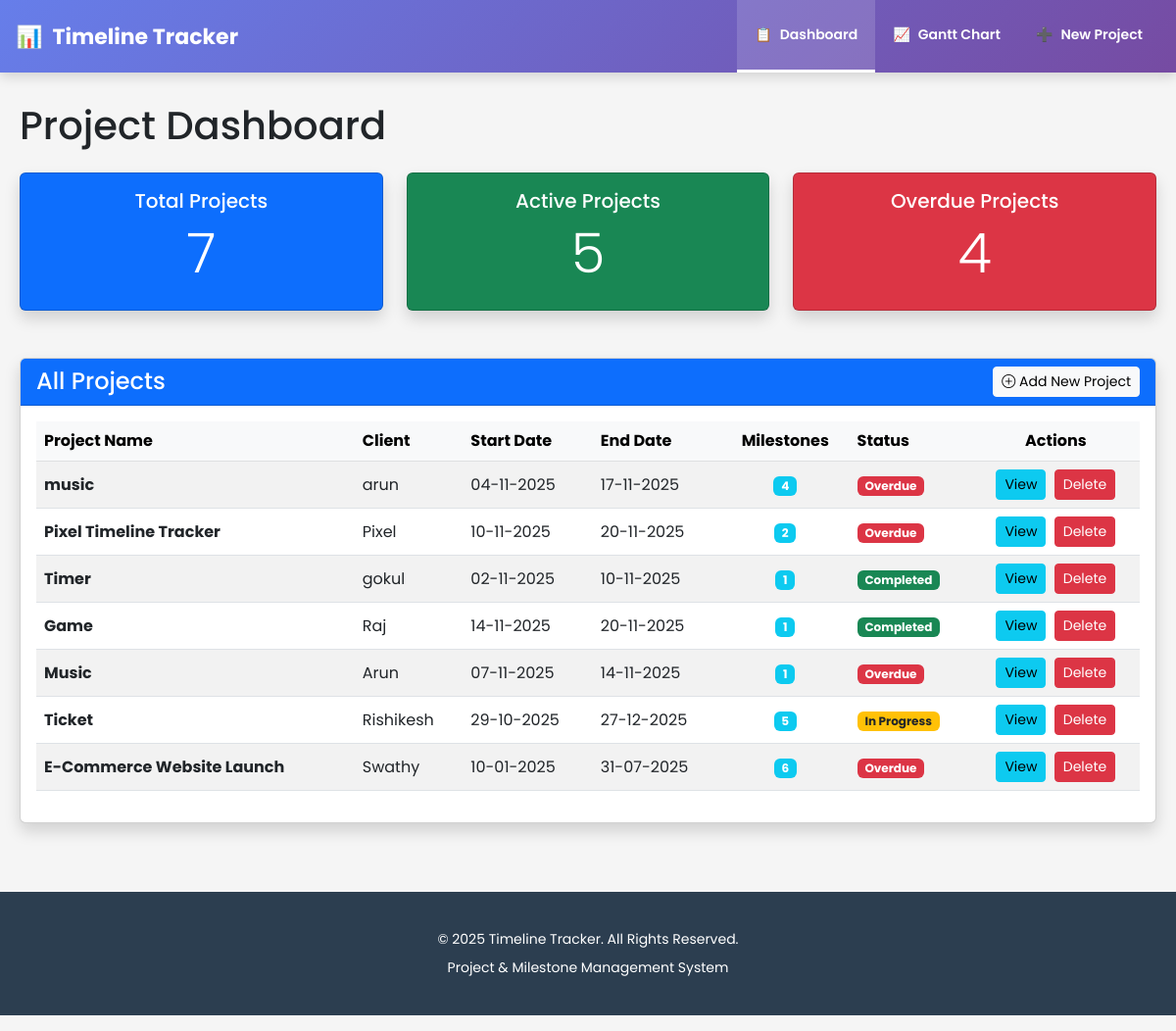
Before: / with the older database file.
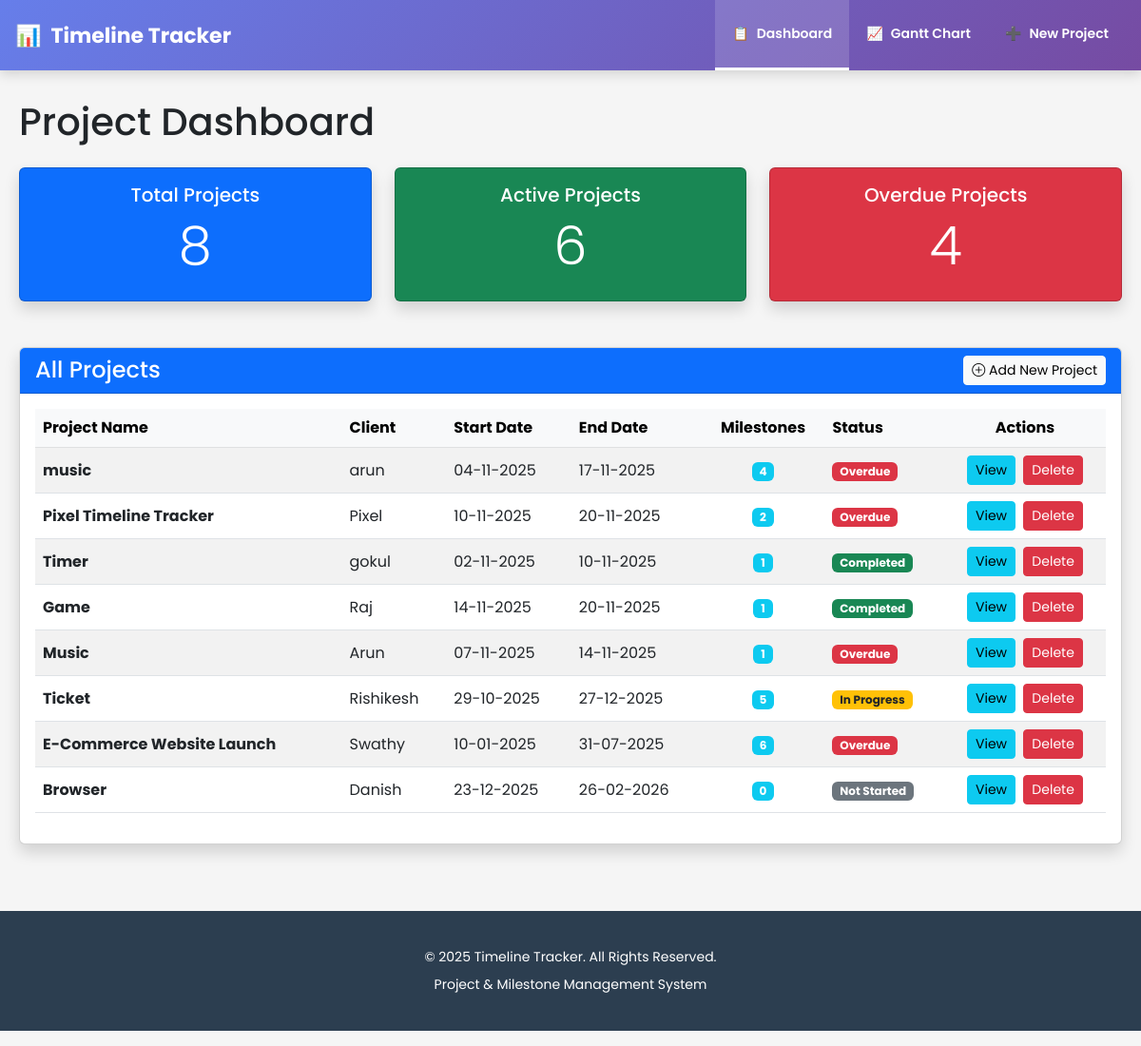
After: the same page with the newer database file.
### app.py (models this page shows, shortened)
class Project(db.Model):
    id = db.Column(db.Integer, primary_key=True)
    project_name = db.Column(db.String(200), nullable=False)
    client_name = db.Column(db.String(200), nullable=False)
    start_date = db.Column(db.Date, nullable=False)
    end_date = db.Column(db.Date, nullable=False)
    created_at = db.Column(db.DateTime, default=datetime.now())
    status = db.Column(db.String(20), default='Not Completed')
    milestones = db.relationship('Milestone', backref='project', lazy=True, cascade='all, delete-orphan')

### app.py (the view)
@app.route('/')
def dashboard():
    projects = Project.query.all()
    total_projects = len(projects)
    active_projects = 0
    completed_milestones = 0
    pending_milestones = 0
    overdue_count = 0
    today = datetime.now().date()
    for project in projects:
        if project.status != 'Completed':
            if project.end_date < today:
                project.status = 'Overdue'
            elif project.start_date <= today:
                project.status = 'In Progress'
            else:
                project.status = 'Not Started'
    db.session.commit()
    for project in projects:
        if project.status != 'Completed':
            active_projects += 1
        if project.status == 'Overdue':
            overdue_count += 1
        for milestone in project.milestones:
            if milestone.status == 'Completed':
                completed_milestones += 1
            else:
                pending_milestones += 1
            if milestone.end_date < today and milestone.status != 'Completed':
                milestone.status = 'Overdue'
        db.session.commit()
    return render_template('dashboard.html',
                         projects=projects,
                         total_projects=total_projects,
                         active_projects=active_projects,
                         completed_milestones=completed_milestones,
                         pending_milestones=pending_milestones,
                         overdue_count=overdue_count,
                         today=today)

### app.py (called while the page is built)
@app.template_filter('ddmmyyyy')
def format_date_ddmmyyyy(date_obj):
    if date_obj:
        return date_obj.strftime('%d-%m-%Y')
    return ''

### templates/dashboard.html (shortened to what this page needs)
{% extends "base.html" %}
{% block content %}
<h1 class="mb-4">Project Dashboard</h1>
<div class="row">
    <div class="col-md-4">
        <div class="card text-white bg-primary mb-4 shadow">
            <div class="card-body text-center">
                <h5 class="card-title">Total Projects</h5>
                <h1 class="display-4">{{ total_projects }}</h1>
            </div>
        </div>
    </div>
    <div class="col-md-4">
        <div class="card text-white bg-success mb-4 shadow">
            <div class="card-body text-center">
                <h5 class="card-title">Active Projects</h5>
                <h1 class="display-4">{{ active_projects }}</h1>
            </div>
        </div>
    </div>
    <div class="col-md-4">
        <div class="card text-white bg-danger mb-4 shadow">
            <div class="card-body text-center">
                <h5 class="card-title">Overdue Projects</h5>
                <h1 class="display-4">{{ overdue_count }}</h1>
            </div>
        </div>
    </div>
</div>
<div class="row mt-4">
    <div class="col-12">
        <div class="card shadow">
            <div class="card-header bg-primary text-white d-flex justify-content-between align-items-center">
                <h4 class="mb-0">All Projects</h4>
                <a href="/add-project" class="btn btn-light btn-sm">
                    <i class="bi bi-plus-circle"></i> Add New Project
                </a>
            </div>
            <div class="card-body">
                {% if projects %}
                <div class="table-responsive">
                    <table class="table table-striped table-hover align-middle">
                        <thead class="table-light">
                            <tr>
                                <th>Project Name</th>
                                <th>Client</th>
                                <th>Start Date</th>
                                <th>End Date</th>
                                <th class="text-center">Milestones</th>
                                <th>Status</th>
                                <th class="text-center">Actions</th>
                            </tr>
                        </thead>
                        <tbody>
                            {% for project in projects %}
                            <tr>
                                <td><strong>{{ project.project_name }}</strong></td>
                                <td>{{ project.client_name }}</td>
                                <td>{{ project.start_date|ddmmyyyy }}</td>
                                <td>{{ project.end_date|ddmmyyyy }}</td>
                                <td class="text-center">
                                    <span class="badge bg-info">{{ project.milestones|length }}</span>
                                </td>
                                <td>
                                    {% if project.status == "Completed" %}
                                        <span class="badge bg-success">Completed</span>
                                    {% elif project.status == "Overdue" %}
                                        <span class="badge bg-danger">Overdue</span>
                                    {% elif project.status == "In Progress" %}
                                        <span class="badge bg-warning text-dark">In Progress</span>
                                    {% else %}
                                        <span class="badge bg-secondary">Not Started</span>
                                    {% endif %}
                                </td>
                                <td class="text-center">
                                    <a href="/project/{{ project.id }}" class="btn btn-sm btn-info me-1">
                                        View
                                    </a>
                                    <a href="#" class="btn btn-sm btn-danger"
                                    onclick="showDeleteProjectModal('{{ project.id }}', '{{ project.project_name }}'); return false;">
                                    Delete
                                    </a>
                                </td>
                            </tr>
                            {% endfor %}
                        </tbody>
                    </table>
                </div>
                {% endif %}
            </div>
        </div>
    </div>
</div>
{% endblock %}

### templates/base.html (shortened to what this page needs)
<!DOCTYPE html>
<html lang="en">
<head>
    <link href="https://cdn.jsdelivr.net/npm/bootstrap@5.3.0/dist/css/bootstrap.min.css" rel="stylesheet">
    <link rel="stylesheet" href="https://cdn.jsdelivr.net/npm/bootstrap-icons@1.11.0/font/bootstrap-icons.css">
</head>
<body>
    <nav class="navbar navbar-expand-lg navbar-dark">
        <div class="container-fluid px-3">
            <a class="navbar-brand" href="/">
                <span>📊</span>
                <span>Timeline Tracker</span>
            </a>
            <div class="collapse navbar-collapse" id="navbarNav">
                <ul class="navbar-nav ms-auto">
                    <li class="nav-item">
                        <a class="nav-link {% if request.endpoint == 'dashboard' %}active{% endif %}" href="/">
                            <span>📋</span>
                            <span>Dashboard</span>
                        </a>
                    </li>
                    <li class="nav-item">
                        <a class="nav-link {% if request.endpoint == 'gantt_chart' %}active{% endif %}" href="/gantt-chart">
                            <span>📈</span>
                            <span>Gantt Chart</span>
                        </a>
                    </li>
                    <li class="nav-item">
                        <a class="nav-link" href="/add-project">
                            <span>➕</span>
                            <span>New Project</span>
                        </a>
                    </li>
                </ul>
            </div>
        </div>
    </nav>
    <div class="main-content">
        {% block content %}{% endblock %}
    </div>
    <footer>
        <p>&copy; 2025 Timeline Tracker. All Rights Reserved.</p>
        <p>Project &amp; Milestone Management System</p>
    </footer>
</body>
</html>

### templates/base.html (style rules this page uses)
* { margin: 0; padding: 0; box-sizing: border-box; }
body { font-family: 'Poppins', sans-serif; background-color: #f5f5f5; }
.navbar { background: linear-gradient(135deg, #667eea 0%, #764ba2 100%) !important; padding: 0 !important; box-shadow: 0 4px 12px rgba(0, 0, 0, 0.15); position: sticky; top: 0; z-index: 1000; }
.navbar-brand { font-size: 22px !important; font-weight: 700 !important; color: white !important; display: flex; align-items: center; gap: 10px; white-space: nowrap; }
.navbar-nav { gap: 0; }
.navbar-nav .nav-link { color: white !important; font-weight: 600; padding: 25px 18px !important; display: flex; align-items: center; gap: 8px; transition: all 0.3s ease; border-bottom: 3px solid transparent; white-space: nowrap; font-size: 14px; }
.navbar-nav .nav-link.active { background-color: rgba(255, 255, 255, 0.15) !important; border-bottom-color: white; }
.main-content { min-height: calc(100vh - 70px - 200px); padding: 30px 20px; }
footer { background-color: #2c3e50 !important; color: white !important; padding: 30px 20px !important; text-align: center; margin-top: 40px; border-top: none !important; }
footer p { margin: 8px 0; font-size: 14px; }

Changed rows visible on the page:
added Project: project_name "Browser", client_name "Danish", start_date|ddmmyyyy "23-12-2025", end_date|ddmmyyyy "26-02-2026", milestones|length "0", status "Not Started"
Other visible differences:
{{ total_projects }}: "7" → "8"
{{ active_projects }}: "5" → "6"
